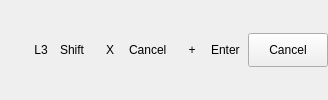
           <widget class="QWidget" name="legendOSK">
            <layout class="QHBoxLayout" name="legendLayout">
             <property name="leftMargin">
              <number>0</number>
             </property>
             <property name="topMargin">
              <number>0</number>
             </property>
             <property name="rightMargin">
              <number>0</number>
             </property>
             <property name="bottomMargin">
              <number>0</number>
             </property>
             <property name="spacing">
              <number>8</number>
             </property>
             <item>
              <widget class="QLabel" name="icon_controller">
               <property name="minimumSize">
                <size>
                 <width>22</width>
                 <height>18</height>
                </size>
               </property>
               <property name="maximumSize">
                <size>
                 <width>22</width>
                 <height>18</height>
                </size>
               </property>
              </widget>
             </item>
             <item>
              <widget class="QLabel" name="key_stick">
               <property name="text">
                <string notr="true">L3</string>
               </property>
               <property name="alignment">
                <set>Qt::AlignCenter</set>
               </property>
               <property name="minimumSize">
                <size>
                 <width>22</width>
                 <height>20</height>
                </size>
               </property>
               <property name="maximumSize">
                <size>
                 <width>16777215</width>
                 <height>20</height>
                </size>
               </property>
              </widget>
             </item>
             <item>
              <widget class="QLabel" name="label_shift">
               <property name="text">
                <string notr="true">Shift</string>
               </property>
              </widget>
             </item>
             <item>
              <spacer name="legendGap1">
               <property name="orientation">
                <enum>Qt::Horizontal</enum>
               </property>
               <property name="sizeType">
                <enum>QSizePolicy::Fixed</enum>
               </property>
               <property name="sizeHint">
                <size>
                 <width>6</width>
                 <height>0</height>
                </size>
               </property>
              </spacer>
             </item>
             <item>
              <widget class="QLabel" name="key_cancel">
               <property name="text">
                <string notr="true">X</string>
               </property>
               <property name="alignment">
                <set>Qt::AlignCenter</set>
               </property>
               <property name="minimumSize">
                <size>
                 <width>22</width>
                 <height>20</height>
                </size>
               </property>
               <property name="maximumSize">
                <size>
                 <width>16777215</width>
                 <height>20</height>
                </size>
               </property>
              </widget>
             </item>
             <item>
              <widget class="QLabel" name="label_cancel">
               <property name="text">
                <string notr="true">Cancel</string>
               </property>
              </widget>
             </item>
             <item>
              <spacer name="legendGap2">
               <property name="orientation">
                <enum>Qt::Horizontal</enum>
               </property>
               <property name="sizeType">
                <enum>QSizePolicy::Fixed</enum>
               </property>
               <property name="sizeHint">
                <size>
                 <width>6</width>
                 <height>0</height>
                </size>
               </property>
              </spacer>
             </item>
             <item>
              <widget class="QLabel" name="key_enter">
               <property name="text">
                <string notr="true">+</string>
               </property>
               <property name="alignment">
                <set>Qt::AlignCenter</set>
               </property>
               <property name="minimumSize">
                <size>
                 <width>22</width>
                 <height>20</height>
                </size>
               </property>
               <property name="maximumSize">
                <size>
                 <width>16777215</width>
                 <height>20</height>
                </size>
               </property>
              </widget>
             </item>
             <item>
              <widget class="QLabel" name="label_enter">
               <property name="text">
                <string notr="true">Enter</string>
               </property>
              </widget>
             </item>
             <item>
              <spacer name="legendStretch">
               <property name="orientation">
                <enum>Qt::Horizontal</enum>
               </property>
               <property name="sizeHint">
                <size>
                 <width>0</width>
                 <height>0</height>
                </size>
               </property>
              </spacer>
             </item>
             <item>
              <widget class="QPushButton" name="button_cancel">
               <property name="minimumSize">
                <size>
                 <width>0</width>
                 <height>34</height>
                </size>
               </property>
               <property name="focusPolicy">
                <enum>Qt::NoFocus</enum>
               </property>
               <property name="text">
                <string>Cancel</string>
               </property>
              </widget>
             </item>
            </layout>
           </widget>
